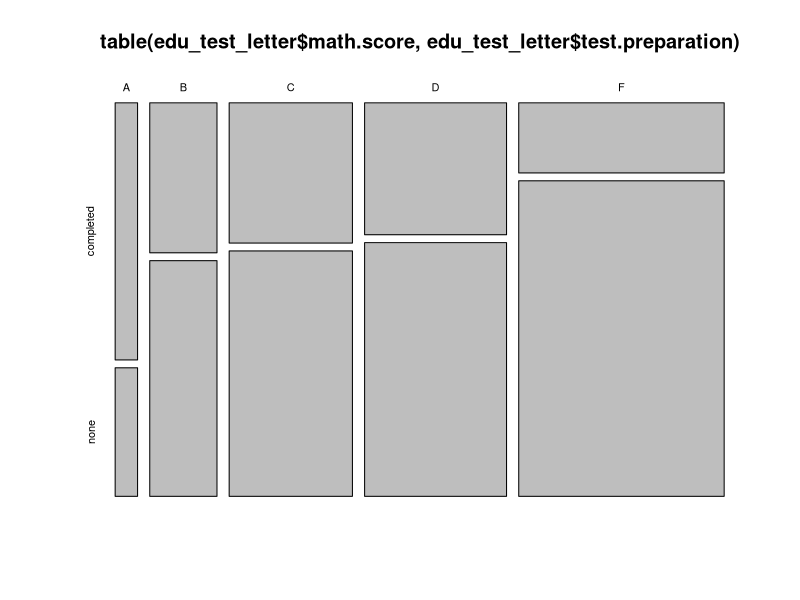

The R script that drew this image:
setwd("C:/Users/Romina/Documents/GitHub/haischool")

edu <- read.csv2("StudentsPerformance.csv")

attach(edu)

str(edu)

unique(parental.level.of.education)

unique(test.preparation.course) # nominal binär none und completed

math.score
reading.score
writing.score


edu_test <- edu[,c("test.preparation.course", 
                   "math.score",
                   "reading.score",
                   "writing.score")]

prepared <- split(edu_test, test.preparation.course)[[1]]
unprepared <- split(edu_test, test.preparation.course)[[2]]


# Vortests auf Normalverteilung

# h0: die scores bei den vorkurs teilnehmern und nicht vorkursteilnehmern sind normalverteilt
# h1: sie sind nicht normalverteilt

shapiro.test(prepared$math.score)$p.value #0.8126
shapiro.test(unprepared$math.score)$p.value #0.06949


shapiro.test(prepared$reading.score)$p.value #0.3646
shapiro.test(unprepared$reading.score)$p.value# 0.6515


shapiro.test(prepared$writing.score)$p.value #0.3036
shapiro.test(unprepared$writing.score)$p.value# 0.3569


### Alle sind normalverteilt aber math score unprepared kritisch

#Vortest (Bartlett auf Varianzgleichheit)



vortests <- function(score){
  
  if(score == "math"){
    prep <- prepared$math.score
    unprep <- unprepared$math.score
    all = edu_test$math.score
  }else if(score == "reading"){
    prep <- prepared$reading.score
    unprep <- unprepared$reading.score
    all = edu_test$reading.score
  }else if(score == "writing"){
    prep <- prepared$writing.score
    unprep <- unprepared$writing.score
    all = edu_test$writing.score
  }
 else return("falsche Eingabe")
  
  norm_prep <- shapiro.test(prep)$p.value
  norm_unprep <- shapiro.test(unprep)$p.value
  
  # Voraussetzung fuer Bartlett test ist Normalverteilung
  # Falls nicht erfuellt:
  if(norm_prep < 0.05 | norm_unprep < 0.05){
      cat("Folgende Stichprobe ist nicht normalverteilt: \n")
      if(norm_prep < 0.05){
        cat("Auf den Test vorbereitet, P-Wert:", norm_prep)
      }else{
        cat("Nicht auf den Test vorbereitet, P-Wert:", norm_unprep)
      }
        
      return()
  }# Falls doch erfuellt
  else{
    
      varianzgleichheit <- bartlett.test(all ~ edu_test$test.preparation.course)$p.value
      
    
      cat("Shapiro Wilk Test auf Normalverteilung: \n \n")
      cat("Vorbereitet: ", norm_prep, "\n")
      cat("Unvorbereitet: ", norm_unprep, "\n \n")
      
      cat("Bartlett Test auf Varianzgleichheit in beiden Stichproben: ", varianzgleichheit)
      
  }
}


vortests("math")
vortests("writing")
vortests("reading")


## Alles ueber 0.05

# Idee: zweistichproben T test mit Nullhypothese prepared > unprepared


# h0: prepared <= unprepared
# h1: prepared > unprepared

alpha = 0.05/4

alpha
# 0.0125

t.test(prepared$math.score, unprepared$math.score, alternative = "greater")$p.value
# 0.0004890269

t.test(prepared$writing.score, unprepared$writing.score, alternative = "greater")$p.value
#4.997516e-05

t.test(prepared$reading.score, unprepared$reading.score, alternative = "greater")$p.value
#0.001518616

prepared$all.scores <- apply(prepared[,2:4], 1, sum)

unprepared$all.scores <- apply(unprepared[,2:4], 1, sum)

t.test(prepared$all.scores, unprepared$all.scores, alternative = "greater")$p.value
#0.0002148819

# Nullhypothesen ueberall abgelehnt
# Vorkurs lohnt sich doch



# in welchem fach ist der Effekt am groessten?


#Eingabe: Vektor der score
#Ausgabe: score aufgeteilt in A-F

grading <- function(x){
  
  res <- c()
  j <- 1
  
  for (i in x) {
    
    if(i %in% 0:58) res[j] <- "F"
    if(i %in% 59:69) res[j] <- "D"
    if(i %in% 70:79) res[j] <- "C"
    if(i %in% 80:89) res[j] <- "B"
    if(i %in% 90:100) res[j] <- "A"
    
    j = j + 1
    
  }  
  
  return(res)
}

edu_test_letter <- apply(edu_test[,2:4], 2, grading )

edu_test_letter <- data.frame(edu_test_letter)

edu_test_letter$test.preparation <- edu_test$test.preparation.course

plot(table(edu_test_letter$math.score, edu_test_letter$test.preparation))



#bartlett